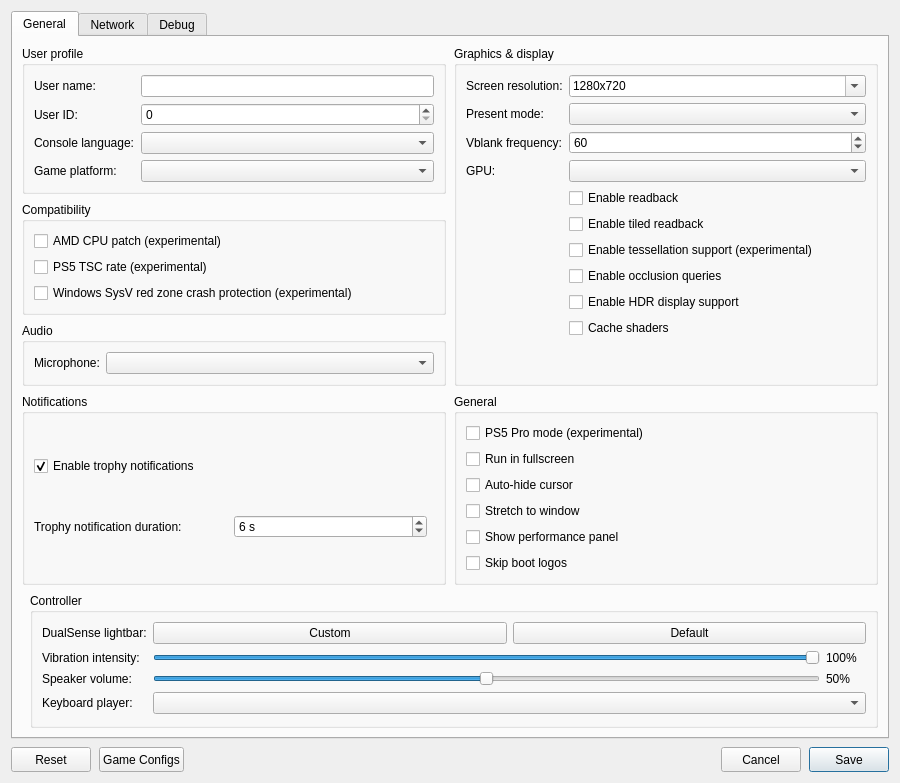
<?xml version="1.0" encoding="UTF-8"?>
<ui version="4.0">
 <class>ConfigurationEditDialog</class>
 <widget class="QDialog" name="ConfigurationEditDialog">
  <property name="geometry">
   <rect>
    <x>0</x>
    <y>0</y>
    <width>900</width>
    <height>620</height>
   </rect>
  </property>
  <property name="windowTitle">
   <string>Settings</string>
  </property>
  <property name="locale">
   <locale language="English" country="UnitedStates"/>
  </property>
  <layout class="QVBoxLayout" name="dialogLayout">
   <property name="spacing"><number>8</number></property>
   <item>
    <widget class="QTabWidget" name="settings_tabs">
     <property name="currentIndex"><number>0</number></property>
     <widget class="QWidget" name="settings_tab">
      <attribute name="title"><string>General</string></attribute>
      <layout class="QGridLayout" name="gridLayout">
       <property name="horizontalSpacing">
        <number>8</number>
       </property>
       <property name="verticalSpacing">
        <number>8</number>
       </property>
       <item row="0" column="0" colspan="2">
        <layout class="QGridLayout" name="sectionsLayout" columnstretch="1,1">
         <property name="horizontalSpacing">
          <number>8</number>
         </property>
         <property name="verticalSpacing">
          <number>8</number>
         </property>
         <item row="0" column="0">
          <widget class="QGroupBox" name="user_profile_group">
           <property name="title">
            <string>User profile</string>
           </property>
           <layout class="QFormLayout" name="userProfileLayout">
            <property name="fieldGrowthPolicy">
             <enum>QFormLayout::AllNonFixedFieldsGrow</enum>
            </property>
            <item row="0" column="0">
             <widget class="QLabel" name="label_user_name">
              <property name="text"><string>User name:</string></property>
             </widget>
            </item>
            <item row="0" column="1">
             <widget class="MandatoryLineEdit" name="lineEdit_user_name">
              <property name="toolTip"><string>Local user name exposed to games</string></property>
              <property name="clearButtonEnabled"><bool>true</bool></property>
             </widget>
            </item>
            <item row="1" column="0">
             <widget class="QLabel" name="label_user_id">
              <property name="text"><string>User ID:</string></property>
             </widget>
            </item>
            <item row="1" column="1">
             <widget class="QSpinBox" name="spinBox_user_id">
              <property name="toolTip"><string>Local user ID exposed to games</string></property>
             </widget>
            </item>
            <item row="2" column="0">
             <widget class="QLabel" name="label_console_language">
              <property name="text"><string>Console language:</string></property>
             </widget>
            </item>
            <item row="2" column="1">
             <widget class="QComboBox" name="comboBox_console_language">
              <property name="toolTip"><string>Language</string></property>
             </widget>
            </item>
            <item row="3" column="0">
             <widget class="QLabel" name="label_guest_platform">
              <property name="text"><string>Game platform:</string></property>
             </widget>
            </item>
            <item row="3" column="1">
             <widget class="QComboBox" name="comboBox_guest_platform">
              <property name="toolTip"><string>Diagnostic selection. PS4 execution is not available yet. File validation remains enabled.</string></property>
             </widget>
            </item>
           </layout>
          </widget>
         </item>
         <item row="2" column="0">
          <widget class="QGroupBox" name="audio_group">
           <property name="title"><string>Audio</string></property>
           <layout class="QFormLayout" name="audioLayout">
            <property name="fieldGrowthPolicy">
             <enum>QFormLayout::AllNonFixedFieldsGrow</enum>
            </property>
            <item row="0" column="0">
             <widget class="QLabel" name="label_audio_input_device">
              <property name="text"><string>Microphone:</string></property>
             </widget>
            </item>
            <item row="0" column="1">
             <widget class="QComboBox" name="comboBox_audio_input_device"/>
            </item>
           </layout>
          </widget>
         </item>
         <item row="0" column="1" rowspan="3">
          <widget class="QGroupBox" name="graphics_group">
           <property name="title">
            <string>Graphics &amp;&amp; display</string>
           </property>
           <layout class="QFormLayout" name="graphicsLayout">
            <property name="fieldGrowthPolicy">
             <enum>QFormLayout::AllNonFixedFieldsGrow</enum>
            </property>
            <item row="0" column="0">
             <widget class="QLabel" name="label_screen_resolution">
              <property name="text"><string>Screen resolution:</string></property>
             </widget>
            </item>
            <item row="0" column="1">
             <widget class="QComboBox" name="comboBox_screen_resolution">
              <property name="toolTip"><string>Window resolution as WIDTHxHEIGHT; pick a preset or type a custom size. Non-16:9 sizes such as 21:9 show the game with black bars unless Stretch to window is on.</string></property>
              <property name="editable"><bool>true</bool></property>
              <property name="insertPolicy"><enum>QComboBox::NoInsert</enum></property>
              <item><property name="text"><string notr="true">1280x720</string></property></item>
              <item><property name="text"><string notr="true">1920x1080</string></property></item>
              <item><property name="text"><string notr="true">2560x1440</string></property></item>
              <item><property name="text"><string notr="true">3840x2160</string></property></item>
              <item><property name="text"><string notr="true">2560x1080</string></property></item>
              <item><property name="text"><string notr="true">3440x1440</string></property></item>
              <item><property name="text"><string notr="true">3840x1600</string></property></item>
              <item><property name="text"><string notr="true">5120x2160</string></property></item>
             </widget>
            </item>
            <item row="1" column="0">
             <widget class="QLabel" name="label_present_mode">
              <property name="text"><string>Present mode:</string></property>
             </widget>
            </item>
            <item row="1" column="1">
             <widget class="QComboBox" name="comboBox_present_mode">
              <property name="toolTip"><string>Vulkan swapchain presentation mode</string></property>
             </widget>
            </item>
            <item row="2" column="0">
             <widget class="QLabel" name="label_vblank_frequency">
              <property name="text"><string>Vblank frequency:</string></property>
             </widget>
            </item>
            <item row="2" column="1">
             <widget class="QSpinBox" name="spinBox_vblank_frequency">
              <property name="toolTip"><string>Virtual display refresh rate used for frame pacing</string></property>
              <property name="minimum"><number>30</number></property>
              <property name="maximum"><number>360</number></property>
              <property name="value"><number>60</number></property>
             </widget>
            </item>
            <item row="4" column="0">
             <widget class="QLabel" name="label_gpu">
              <property name="text"><string>GPU:</string></property>
             </widget>
            </item>
            <item row="4" column="1">
             <widget class="QComboBox" name="comboBox_gpu">
              <property name="toolTip"><string>Graphics device used by the emulator</string></property>
             </widget>
            </item>
            <item row="5" column="1">
             <widget class="QCheckBox" name="checkBox_readback">
              <property name="toolTip"><string>Read back writable linear images</string></property>
              <property name="text"><string>Enable readback</string></property>
             </widget>
            </item>
            <item row="6" column="1">
             <widget class="QCheckBox" name="checkBox_readback_tiled">
              <property name="toolTip"><string>Read back small writable tiled images</string></property>
              <property name="text"><string>Enable tiled readback</string></property>
             </widget>
            </item>
            <item row="7" column="1">
             <widget class="QCheckBox" name="checkBox_tessellation">
              <property name="toolTip"><string>Draw tessellated geometry. Disabled by default; unsupported tessellation may cause crashes.</string></property>
              <property name="text"><string>Enable tessellation support (experimental)</string></property>
             </widget>
            </item>
            <item row="8" column="1">
             <widget class="QCheckBox" name="checkBox_occlusion_queries">
              <property name="toolTip"><string>Count the samples of occlusion queries on the GPU, so hidden lights and objects stay hidden. Costs some performance.</string></property>
              <property name="text"><string>Enable occlusion queries</string></property>
             </widget>
            </item>
            <item row="9" column="1">
             <widget class="QCheckBox" name="checkBox_hdr">
              <property name="toolTip"><string>Enable HDR10 output for supported games. Requires HDR enabled on the host display.</string></property>
              <property name="text"><string>Enable HDR display support</string></property>
             </widget>
            </item>
            <item row="10" column="1">
             <widget class="QCheckBox" name="checkBox_shader_cache">
              <property name="toolTip"><string>Save compiled shaders and pipelines per game and load them at startup.</string></property>
              <property name="text"><string>Cache shaders</string></property>
             </widget>
            </item>
           </layout>
          </widget>
         </item>
         <item row="3" column="0">
          <widget class="QGroupBox" name="notifications_group">
           <property name="title"><string>Notifications</string></property>
           <layout class="QVBoxLayout" name="notificationsLayout">
            <item>
             <widget class="QCheckBox" name="checkBox_trophy_notifications">
              <property name="toolTip"><string>Show trophy unlock notifications and play their sound.
    To use your own sound, replace the emulator's assets/sounds/trophy-unlock.wav with a WAV file and restart the game.</string></property>
              <property name="text"><string>Enable trophy notifications</string></property>
              <property name="checked"><bool>true</bool></property>
             </widget>
            </item>
            <item>
             <layout class="QHBoxLayout" name="trophyDurationLayout">
              <item>
               <widget class="QLabel" name="label_trophy_duration">
                <property name="text"><string>Trophy notification duration:</string></property>
               </widget>
              </item>
              <item>
               <widget class="QSpinBox" name="spinBox_trophy_duration">
                <property name="toolTip"><string>How long each trophy unlock notification stays on screen.</string></property>
                <property name="suffix"><string> s</string></property>
                <property name="minimum"><number>5</number></property>
                <property name="maximum"><number>10</number></property>
                <property name="value"><number>6</number></property>
               </widget>
              </item>
              <item>
               <spacer name="trophyDurationSpacer">
                <property name="orientation"><enum>Qt::Horizontal</enum></property>
               </spacer>
              </item>
             </layout>
            </item>
           </layout>
          </widget>
         </item>
         <item row="3" column="1">
          <widget class="QGroupBox" name="general_group">
           <property name="title"><string>General</string></property>
           <layout class="QVBoxLayout" name="generalLayout">
            <item>
             <widget class="QCheckBox" name="checkBox_pro">
              <property name="toolTip"><string>Enable PS5 Pro mode for supported games. PSSR uses linear scaling. Disabled by default.</string></property>
              <property name="text"><string>PS5 Pro mode (experimental)</string></property>
             </widget>
            </item>
            <item>
             <widget class="QCheckBox" name="checkBox_fullscreen">
              <property name="toolTip"><string>Run in borderless desktop fullscreen</string></property>
              <property name="text"><string>Run in fullscreen</string></property>
             </widget>
            </item>
            <item>
             <widget class="QCheckBox" name="checkBox_hide_cursor">
              <property name="toolTip"><string>Hide the host cursor after 2 seconds without mouse activity</string></property>
              <property name="text"><string>Auto-hide cursor</string></property>
             </widget>
            </item>
            <item>
             <widget class="QCheckBox" name="checkBox_stretch">
              <property name="toolTip"><string>Stretch the game image to fill the window instead of keeping its aspect ratio with black bars</string></property>
              <property name="text"><string>Stretch to window</string></property>
             </widget>
            </item>
            <item>
             <widget class="QCheckBox" name="checkBox_perf_overlay">
              <property name="toolTip"><string>Show FPS, frame times, CPU/GPU usage, RAM and memory pressure in the game window. Press F2 (Cmd+P on macOS) to toggle it, and add Shift for the detailed view.</string></property>
              <property name="text"><string>Show performance panel</string></property>
             </widget>
            </item>
            <item>
             <widget class="QCheckBox" name="checkBox_skip_notice_screen">
              <property name="toolTip"><string>Skip startup logos and notices in supported games.</string></property>
              <property name="text"><string>Skip boot logos</string></property>
             </widget>
            </item>
           </layout>
          </widget>
         </item>
         <item row="1" column="0">
          <widget class="QGroupBox" name="compatibility_group">
           <property name="title">
            <string>Compatibility</string>
           </property>
           <layout class="QVBoxLayout" name="compatibilityLayout">
            <item>
             <widget class="QCheckBox" name="checkBox_amd_cpu">
              <property name="toolTip"><string>Patch CPU instructions that differ between AMD and the host CPU.</string></property>
              <property name="text"><string>AMD CPU patch (experimental)</string></property>
             </widget>
            </item>
            <item>
             <widget class="QCheckBox" name="checkBox_guest_tsc">
              <property name="toolTip"><string>Run the CPU time stamp counter (TSC) at the PS5's 1.6 GHz instead of the host rate. Fixes games that run too fast.</string></property>
              <property name="text"><string>PS5 TSC rate (experimental)</string></property>
             </widget>
            </item>
            <item>
             <widget class="QCheckBox" name="checkBox_red_zone_protection">
              <property name="toolTip"><string>Helps prevent crashes in some games on Windows</string></property>
              <property name="text"><string>Windows SysV red zone crash protection (experimental)</string></property>
             </widget>
            </item>
           </layout>
          </widget>
         </item>
        </layout>
       </item>
       <item row="1" column="1">
        <widget class="QGroupBox" name="controller_group">
         <property name="title"><string>Controller</string></property>
         <layout class="QFormLayout" name="controllerLayout">
          <property name="fieldGrowthPolicy"><enum>QFormLayout::AllNonFixedFieldsGrow</enum></property>
          <item row="0" column="0">
           <widget class="QLabel" name="label_controller_color">
            <property name="text"><string>DualSense lightbar:</string></property>
           </widget>
          </item>
          <item row="0" column="1">
           <layout class="QHBoxLayout" name="controllerColorLayout">
            <item>
             <widget class="QPushButton" name="button_controller_color">
              <property name="toolTip"><string>Choose and preview a fixed LED color. Bluetooth DualSense may take several seconds to update.</string></property>
              <property name="text"><string>Custom</string></property>
             </widget>
            </item>
            <item>
             <widget class="QPushButton" name="button_controller_color_reset">
              <property name="toolTip"><string>Let the game control the lightbar</string></property>
              <property name="text"><string>Default</string></property>
             </widget>
            </item>
           </layout>
          </item>
          <item row="1" column="0">
           <widget class="QLabel" name="label_controller_vibration">
            <property name="text"><string>Vibration intensity:</string></property>
           </widget>
          </item>
          <item row="1" column="1">
           <layout class="QHBoxLayout" name="controllerVibrationLayout">
            <item>
             <widget class="QSlider" name="slider_controller_vibration">
              <property name="toolTip"><string>Scale DualSense vibration over USB and Bluetooth</string></property>
              <property name="maximum"><number>100</number></property>
              <property name="value"><number>100</number></property>
              <property name="orientation"><enum>Qt::Horizontal</enum></property>
             </widget>
            </item>
            <item>
             <widget class="QLabel" name="label_controller_vibration_value">
              <property name="minimumSize"><size><width>40</width><height>0</height></size></property>
              <property name="text"><string>100%</string></property>
             </widget>
            </item>
           </layout>
          </item>
          <item row="2" column="0">
           <widget class="QLabel" name="label_controller_volume">
            <property name="text"><string>Speaker volume:</string></property>
           </widget>
          </item>
          <item row="2" column="1">
           <layout class="QHBoxLayout" name="controllerVolumeLayout">
            <item>
             <widget class="QSlider" name="slider_controller_volume">
              <property name="toolTip"><string>Scale the DualSense speaker over USB and Bluetooth. 50% is the previous default; 100% adds 6 dB of gain.</string></property>
              <property name="maximum"><number>100</number></property>
              <property name="value"><number>50</number></property>
              <property name="orientation"><enum>Qt::Horizontal</enum></property>
             </widget>
            </item>
            <item>
             <widget class="QLabel" name="label_controller_volume_value">
              <property name="minimumSize"><size><width>40</width><height>0</height></size></property>
              <property name="text"><string>50%</string></property>
             </widget>
            </item>
           </layout>
          </item>
          <item row="3" column="0">
           <widget class="QLabel" name="label_keyboard_player">
            <property name="text"><string>Keyboard player:</string></property>
           </widget>
          </item>
          <item row="3" column="1">
           <widget class="QComboBox" name="comboBox_keyboard_player">
            <property name="toolTip"><string>Gamepads fill the remaining players in connection order. Every player uses the same input mapping.</string></property>
           </widget>
          </item>
         </layout>
        </widget>
       </item>
      </layout>
     </widget>
     <widget class="QWidget" name="network_tab">
      <attribute name="title"><string>Network</string></attribute>
      <layout class="QVBoxLayout" name="networkTabLayout">
       <item>
        <widget class="QCheckBox" name="checkBox_network_connected">
         <property name="toolTip"><string>Let games use your computer's local network connection.</string></property>
         <property name="text"><string>Enable network connection</string></property>
        </widget>
       </item>
       <item>
        <widget class="QCheckBox" name="checkBox_psn_emulation">
         <property name="text"><string>Emulate PSN (compatibility)</string></property>
        </widget>
       </item>
       <item>
        <spacer name="networkSpacer">
         <property name="orientation"><enum>Qt::Vertical</enum></property>
         <property name="sizeHint" stdset="0"><size><width>20</width><height>40</height></size></property>
        </spacer>
       </item>
      </layout>
     </widget>
     <widget class="QWidget" name="debug_tab">
      <attribute name="title"><string>Debug</string></attribute>
      <layout class="QVBoxLayout" name="debugTabLayout">
       <item>
        <widget class="QGroupBox" name="debug_group">
         <property name="title">
          <string>Debugging &amp;&amp; logs</string>
         </property>
         <layout class="QGridLayout" name="debugLayout" columnstretch="0,1,0,1">
          <property name="horizontalSpacing"><number>8</number></property>
          <property name="verticalSpacing"><number>6</number></property>
          <item row="0" column="0" colspan="2">
           <widget class="QCheckBox" name="checkBox_vulkan_validation">
            <property name="toolTip"><string>Enable Vulkan validation layers</string></property>
            <property name="text"><string>Vulkan validation</string></property>
            <property name="checked"><bool>true</bool></property>
           </widget>
          </item>
          <item row="0" column="2" colspan="2">
           <widget class="QCheckBox" name="checkBox_shader_validation">
            <property name="toolTip"><string>Validate SPIR-V binary</string></property>
            <property name="text"><string>Shader validation</string></property>
            <property name="checked"><bool>true</bool></property>
           </widget>
          </item>
          <item row="1" column="0" colspan="2">
           <widget class="QCheckBox" name="checkBox_renderdoc_capture">
            <property name="toolTip"><string>Enable RenderDoc capture</string></property>
            <property name="text"><string>RenderDoc capture</string></property>
           </widget>
          </item>
          <item row="1" column="2" colspan="2">
           <widget class="QCheckBox" name="checkBox_cmd_dump">
            <property name="toolTip"><string>Dump command buffers</string></property>
            <property name="text"><string>Command buffer dump</string></property>
           </widget>
          </item>
          <item row="2" column="0">
           <widget class="QLabel" name="label_shader_log_direction">
            <property name="text"><string>Shader logging:</string></property>
           </widget>
          </item>
          <item row="2" column="1">
           <widget class="QComboBox" name="comboBox_shader_log_direction">
            <property name="toolTip"><string>Dump shaders to file or console window. If enabled may decrease emulator performance</string></property>
           </widget>
          </item>
          <item row="2" column="2">
           <widget class="QLabel" name="label_shader_log_folder">
            <property name="text"><string>Shader log folder:</string></property>
           </widget>
          </item>
          <item row="2" column="3">
           <widget class="MandatoryLineEdit" name="lineEdit_shader_log_folder">
            <property name="toolTip"><string>Specify directory to dump shaders</string></property>
            <property name="clearButtonEnabled"><bool>true</bool></property>
           </widget>
          </item>
          <item row="3" column="0">
           <widget class="QLabel" name="label_printf_direction">
            <property name="text"><string>Printf output:</string></property>
           </widget>
          </item>
          <item row="3" column="1">
           <widget class="QComboBox" name="comboBox_printf_direction">
            <property name="toolTip"><string>Print logs to file or console window. If enabled may decrease emulator performance</string></property>
           </widget>
          </item>
          <item row="3" column="2">
           <widget class="QLabel" name="label_printf_file">
            <property name="text"><string>Printf output file:</string></property>
           </widget>
          </item>
          <item row="3" column="3">
           <widget class="MandatoryLineEdit" name="lineEdit_printf_file">
            <property name="toolTip"><string>Specify file to dump logs</string></property>
            <property name="clearButtonEnabled"><bool>true</bool></property>
           </widget>
          </item>
          <item row="4" column="0">
           <widget class="QCheckBox" name="checkBox_profiler">
            <property name="toolTip"><string>Enable the Tracy profiler. Profiling may decrease emulator performance</string></property>
            <property name="text"><string>Tracy profiler</string></property>
           </widget>
          </item>
          <item row="4" column="2">
           <widget class="QLabel" name="label_cmd_dump_folder">
            <property name="text"><string>Command buffer folder:</string></property>
           </widget>
          </item>
          <item row="4" column="3">
           <widget class="MandatoryLineEdit" name="lineEdit_cmd_dump_folder">
            <property name="toolTip"><string>Specify directory to dump command buffers</string></property>
            <property name="clearButtonEnabled"><bool>true</bool></property>
           </widget>
          </item>
         </layout>
        </widget>
       </item>
       <item>
        <widget class="QGroupBox" name="rendering_compatibility_group">
         <property name="title"><string>Rendering compatibility</string></property>
         <layout class="QVBoxLayout" name="renderingCompatibilityLayout">
          <item>
           <widget class="QLabel" name="label_rendering_compatibility">
            <property name="text"><string>These settings may help with rendering bugs at a slight performance cost.</string></property>
            <property name="wordWrap"><bool>true</bool></property>
           </widget>
          </item>
          <item>
           <widget class="QCheckBox" name="checkBox_sync_raw_image_buffers">
            <property name="toolTip"><string>Can fix missing textures and incorrect transparency (Resident Evil 2).</string></property>
            <property name="text"><string>Accurate texture synchronization</string></property>
           </widget>
          </item>
         </layout>
        </widget>
       </item>
       <item>
        <spacer name="debugSpacer">
         <property name="orientation"><enum>Qt::Vertical</enum></property>
         <property name="sizeHint" stdset="0"><size><width>20</width><height>40</height></size></property>
        </spacer>
       </item>
      </layout>
     </widget>
    </widget>
   </item>
   <item>
    <layout class="QHBoxLayout" name="buttonLayout">
     <item>
     <widget class="QPushButton" name="clear_button">
       <property name="minimumSize"><size><width>80</width><height>25</height></size></property>
       <property name="text"><string>Reset</string></property>
       <property name="toolTip"><string>Restore default settings</string></property>
      </widget>
     </item>
     <item>
      <widget class="QPushButton" name="settings_button">
       <property name="minimumSize"><size><width>80</width><height>25</height></size></property>
       <property name="text"><string>Game Configs</string></property>
       <property name="toolTip"><string>Import or export game configs</string></property>
      </widget>
     </item>
     <item>
      <spacer name="buttonSpacer">
       <property name="orientation"><enum>Qt::Horizontal</enum></property>
       <property name="sizeHint" stdset="0"><size><width>40</width><height>20</height></size></property>
      </spacer>
     </item>
     <item>
      <widget class="QPushButton" name="cancel_button">
       <property name="minimumSize"><size><width>80</width><height>25</height></size></property>
       <property name="text"><string>Cancel</string></property>
      </widget>
     </item>
     <item>
      <widget class="QPushButton" name="ok_button">
       <property name="minimumSize"><size><width>80</width><height>25</height></size></property>
       <property name="text"><string>Save</string></property>
       <property name="default"><bool>true</bool></property>
      </widget>
     </item>
    </layout>
   </item>
  </layout>
 </widget>
 <customwidgets>
  <customwidget>
   <class>MandatoryLineEdit</class>
   <extends>QLineEdit</extends>
   <header>mandatoryLineEdit.h</header>
  </customwidget>
 </customwidgets>
 <resources/>
</ui>
